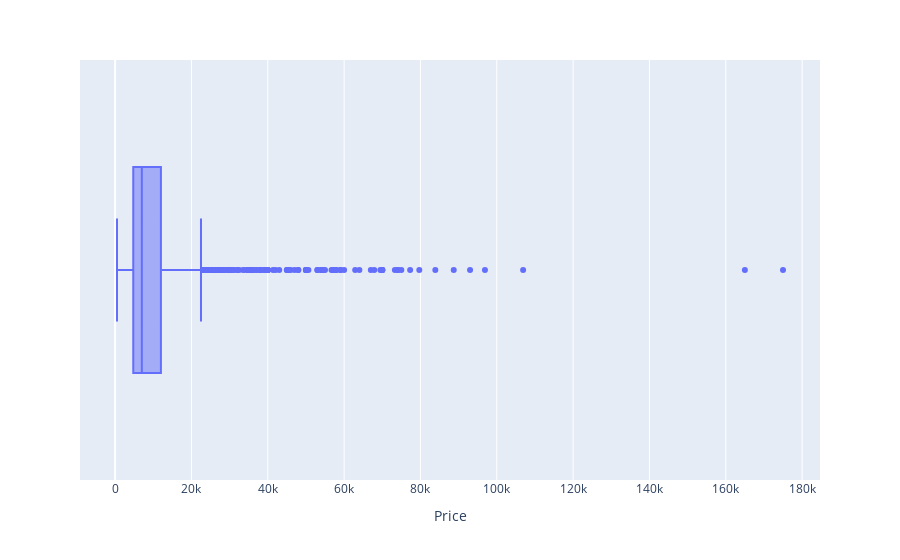

The code cell stored with this chart in its notebook:
### Code cell
px.box(data, 'Price', hover_name = 'Model')

### Figure 1 — Plotly figure (JSON) as saved in the notebook; plotly's stock layout.template omitted (floating-point values rounded to 4 significant figures; data arrays with more than 128 entries replaced by an {"elided": "..."} marker saying what was removed)
{"data": [{"alignmentgroup": "True", "hovertemplate": "<b>%{hovertext}</b><br><br>Price=%{x}<extra></extra>", "hovertext": {"elided": "1359 str values"}, "legendgroup": "", "marker": {"color": "#636efa"}, "name": "", "notched": false, "offsetgroup": "", "orientation": "h", "showlegend": false, "type": "box", "x": {"elided": "1359 int values"}, "x0": " ", "xaxis": "x", "y0": " ", "yaxis": "y"}], "layout": {"boxmode": "group", "legend": {"tracegroupgap": 0}, "margin": {"t": 60}, "xaxis": {"anchor": "y", "domain": [0, 1], "title": {"text": "Price"}}, "yaxis": {"anchor": "x", "domain": [0, 1]}}}
